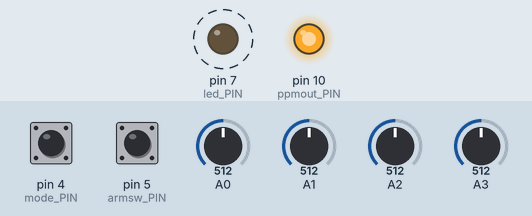
Simulated run of this sketch. Board: Arduino Uno, built with avr-gcc and run on an emulated ATmega328P. On the bench: output pins drawn as LEDs (lit = HIGH). Dashed ring = blinking. The inputs (shaded band) are chosen by the test bench; at power-on: pin 4 (mode_PIN) LOW, pin 5 (armsw_PIN) LOW, A0 = 512, A1 = 512, A2 = 512, A3 = 512. What the sketch prints to the serial monitor is not drawn.

Above: at 1.2 s.
1.3 s: pin 4 (mode_PIN) pulled HIGH for 1 s
At 2.29 s:
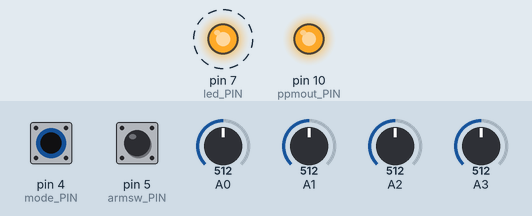
5.3 s: pin 5 (armsw_PIN) pulled HIGH for 1 s
At 6.47 s:
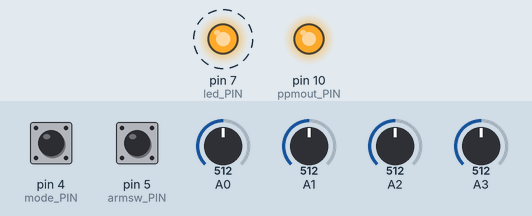
Timing chart, 0 to 15.3 s (numbered marks = the images above; inputs shaded):
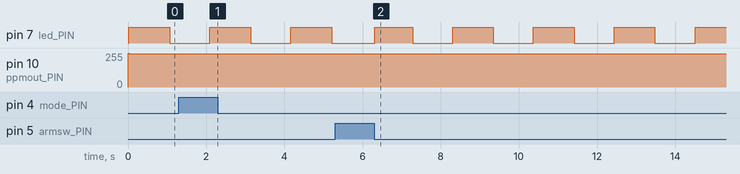

Measured:
- after the input at 1.3 s, pin 10 (ppmout_PIN): 249/255 → 248/255 at once, → 249/255 0.99 s later
- after the input at 5.3 s, pin 10 (ppmout_PIN): stays 249/255 (without the input it goes to 196/255 after 4.3 s)
- by itself, pin 7 (led_PIN): alternates HIGH for 1.0 s and LOW for 1.0 s

The sketch:

openusb2ppm_fw.ino
```cpp
/*
  USB2PPM Firmware
  This program receives commands for 4 channels from the PC via string and convert it into 9 channels of ppm signals to interface with the transmitter.
  Currently this code has been tested only on Turnigy 9X. Other transmitters may be compatible but may have volatage issues

  Version 1.0.0

  Jaeyoung Lim
*/

//Timer Initialization
#define timer_correction_factor 1.00                        //timer correction factor. This is needed if your arduino is too fast or slow, like mine. :(
#define timer_framelength 22000 * timer_correction_factor   //Maximum framelength in counter ticks
#define timer_pause 300 * timer_correction_factor           //Pause between pluses in counter ticks
// Pin Definitions
#define led_PIN  7 //LED Status LED
#define armsw_PIN 5 // Arm switch pin
#define mode_PIN 4 //Trim enable switch
#define ppmout_PIN 10 // PPM output

//Mode ID
#define mode_trim 0
#define mode_serial 1
int mode=0;


//String Variable initialization
boolean stringComplete = false;  // whether the string is complete
char cmd_Char[26]="";
int inputString[4][26];         // a string to hold incoming data
int cmd_val[4];
int trim_val[4];
int inChar=0;

//Timer variables
int timer_accumulator = 0;         //accumulator. Used to calculate the frame padding
int timer_ptr = 0;                 //timer array pointer
int pulses[8];
int number_of_outputs =8;

int count=650;
int arm_stat =0;

void setup() {
  //Set Pinmodes
  pinMode(ppmout_PIN, OUTPUT);
  pinMode(armsw_PIN, INPUT);
  pinMode(led_PIN, OUTPUT);

  Serial.begin(115200); // Initialize Serial
  init_buffer(); //Initialize buffer

                      // Setup Timer
  TCCR1A = B00110001; // Compare register B used in mode '3'
  TCCR1B = B00010010; // WGM13 and CS11 set to 1
  TCCR1C = B00000000; // All set to 0
  TIMSK1 = B00000010; // Interrupt on compare B
  TIFR1  = B00000010; // Interrupt on compare B
  OCR1A = timer_framelength;
  OCR1B = timer_pause;
}
// Main Loop will run at 50Hz
void loop() {
   sw_read(); // Read mode switch / arm switches
   serial_Event(); //Read String to buffer

   if(mode==mode_trim){ //Enter Trim Mode
    sw_readTrim();
    }
  else {// Serial Mode
    if (stringComplete) {//Execute if serial is received
    serial_Decode(); //Decode and copy the packet
    }
  }

  ppm_command(mode); //Set pulse values for PPM signal
  ppm_minmax(); //Constrain pulse values to the minimum and maximum
  sw_led();
  timer_loopcount(); //Counter for handshake

  //Always disable serial monitor before operating, only for development use
  //serial_monitor(); //For debugging through Serial Monitor
  serial_handshake();

  delay(20);
}
```

Serial.ino
```cpp
/*
  SerialEvent occurs whenever a new data comes in the
 hardware serial RX.  This routine is run between each
 time loop() runs, so using delay inside loop can delay
 response.  Multiple bytes of data may be available.
 */

void serial_Event() {
  int p=0;
  int j=0;
  init_buffer(); //Reiniitialize buffer
  while (Serial.available()) {
    inChar = Serial.read();  // get the new byte:
    if(inChar == 'x'){
      j=0;
      p=0;
    }
    else if(inChar =='y'){
      j=1;
      p=0;
    }
    else if(inChar =='z'){
      j=2;
      p=0;
    }
    else if(inChar =='k'){
      j=3;
      p=0;
    }
     else if (inChar == '\0') {
      stringComplete = true;     // if the incoming character is a newline, set a flag
      break;
    }
    else if(inChar >= 48 && inChar <= 57) {
      inputString[j][p] += inChar; // add it to the inputString:
      p++;
    }
  }
}

void serial_Decode(){
   int p; //pointer to read string
 for(int j=0; j<4; j++){
  p=0;
 while(inputString[j][p]!=0){
      cmd_val[j]=10*cmd_val[j]+(inputString[j][p]-48); //String is sent in a decimal value
      p++; //move the pointer
    }
}
}

void init_buffer(){
  for(int j=0; j<4; j++){
    for(int i=0; i<26; i++){
    inputString[j][i] = 0; //Initialize string buffer
    }
    cmd_val[j]=0; //Initialize decoded command values
   }
   stringComplete = false; //Disable flag
}

void serial_monitor(){
  Serial.print(" armSW: "); Serial.print(arm_stat);
  Serial.print(" modeSW: "); Serial.println(mode);

  Serial.print("Ch1: ");  Serial.print(pulses[0]);
  Serial.print(" Ch2: "); Serial.print(pulses[1]);
  Serial.print(" Ch3: "); Serial.print(pulses[2]);
  Serial.print(" Ch4: "); Serial.print(pulses[3]);
   Serial.print(" Ch4: "); Serial.print(pulses[6]);
  /*
  Serial.print("trim1: ");  Serial.print(trim_val[0]);
  Serial.print(" trim2: "); Serial.print(trim_val[1]);
  Serial.print(" trim3: "); Serial.print(trim_val[2]);
  Serial.print(" trim4: "); Serial.print(trim_val[3]);
  */
}

void serial_handshake(){
  if(count>50){
  Serial.print("Ack");
  }
}
```

Switch.ino
```cpp
void sw_read(){
    if(digitalRead(armsw_PIN)==HIGH){
      arm_stat = 1;
    }
    else {
     arm_stat =0;
    }
    if(digitalRead(mode_PIN)==HIGH){
      mode = mode_trim;
    }
    else {
      mode = mode_serial;
    }
}

void sw_readTrim(){
    trim_val[0]=0.2*analogRead(A0)-102;
    trim_val[1]=0.2*analogRead(A1)-102;
    trim_val[2]=analogRead(A2); //Thrust Trim
    trim_val[3]=0.2*analogRead(A3)-102;
}

void sw_led(){
 if(arm_stat == 0){
  digitalWrite(led_PIN, HIGH); // LED On if arm
  if(count>50){ //Blink if not armed
    digitalWrite(led_PIN, LOW); // LED On
  }
 }
 else if(arm_stat!=0) {
    digitalWrite(led_PIN, LOW); // LED On
  }
}
```

Timer.ino
```cpp
ISR(TIMER1_COMPA_vect)
{
 if (timer_ptr == number_of_outputs) {
   timer_ptr = 0;  //reset the pointer to 0
   OCR1A = timer_framelength - (timer_accumulator * timer_correction_factor); //calculate the padding
   timer_accumulator = 0;  //set the accumulator to 0
 }
 else {
   OCR1A = (pulses[timer_ptr] + timer_pause) * timer_correction_factor; //set the pulse length
   timer_accumulator += pulses[timer_ptr] + timer_pause; //add the pulse length to the accumulator
   timer_ptr++;  //increment the pointer
 }
}

void timer_loopcount(){
    count++;
  if(count>100){
    count =0;
  }
}
```

ppm_signal.ino
```cpp
void ppm_command(int mode){

  if(mode == mode_serial){ //Serial mode ppm generation
    //Channel 1 to Channel 4 receives command values for control
      pulses[0] = map(cmd_val[0]+0.1*trim_val[0], 0, 1023, 650, 1800); // Copy Pulse values
      pulses[1] = map(cmd_val[1], 0, 1023, 650, 1800); //Map Pulse values
      pulses[2] = map(cmd_val[2]+0.1*trim_val[1], 0, 1023, 650, 1800); // Copy Pulse values
      pulses[3] = map(cmd_val[3]+0.1*trim_val[3], 0, 1023, 650, 1800); // Copy Pulse values

    }
  else if(mode == mode_trim ){
      //Channel 1 to Channel 4 receives command values only from trim levers
      pulses[0] = 1200 + trim_val[0];
      pulses[2] = 1200 + trim_val[1];
      pulses[1] = 650+trim_val[2];
      pulses[3] = 1200 + trim_val[3];
    }
     pulses[4] = 1000; // Channel 5

  if(arm_stat==1){ //Values from Channel 6 is defined by arming switch
     pulses[5]=1550;
    }
    else {
     pulses[5]=800;
    }
    pulses[6] = 1000; // Channel 7
    pulses[7] = 1000; // Channel 8
}


void ppm_default(){
  for(int i=0; i<4; i++){
      cmd_val[i]=1000;
  }
}

void ppm_minmax(){
  for(int i=0; i<8; i++){
  if(pulses[i]>1800){
    pulses[i]=1800;
  }
  else if(pulses[i]<650){
    pulses[i]=650;
  }
}
}
```
